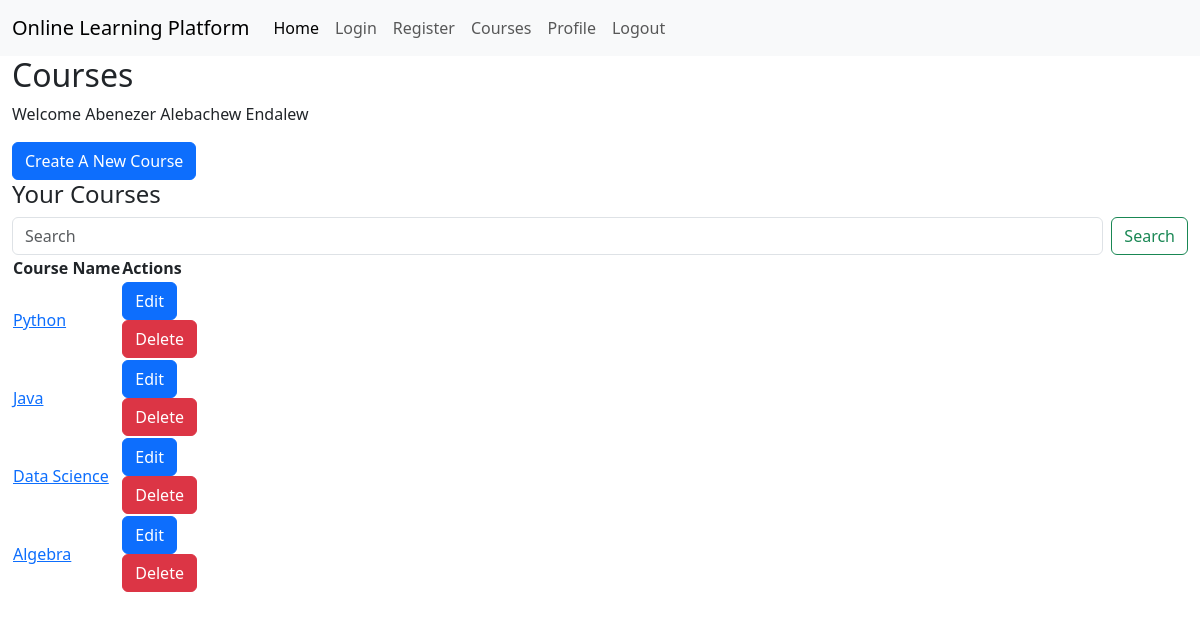
The page /courses (signed in) on the database as committed earlier.
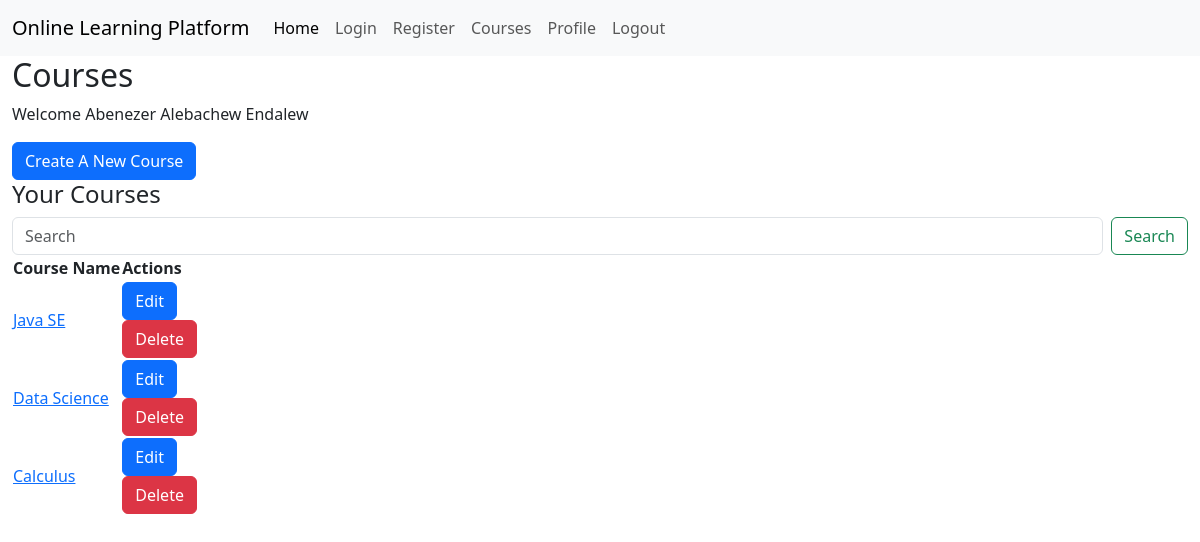
The same page on the database as committed later.
### app.py (models this page shows, shortened)
class User(db.Model, UserMixin):
    __tablename__ = 'users'
    id = db.Column(db.Integer, primary_key=True)
    email = db.Column(db.Text, unique=True, nullable=False)
    password = db.Column(db.Text, nullable=False)
    username = db.Column(db.Text, unique=True, nullable=True)
    role = db.Column(db.Text, nullable=False)
    name = db.Column(db.Text, nullable=True)

class Course(db.Model):
    __tablename__ = 'courses'
    id = db.Column(db.Integer, primary_key=True)
    name = db.Column(db.Text, nullable=False)
    code = db.Column(db.Text, nullable=False)
    description = db.Column(db.Text, nullable=False)
    teacher_id = db.Column(db.Integer, db.ForeignKey('teachers.id'), nullable=False)
    students = db.relationship('Student', secondary='enrollments', back_populates='courses')

### app.py (the view)
@app.route('/courses')
@login_required
def courses():
    if current_user.role == 'teacher':
        teacher = Teacher.query.filter_by(user_id=current_user.id).first()
        created_courses = Course.query.filter_by(teacher_id=teacher.id).all()
        return render_template('courses.html', role='teacher', courses=created_courses, user=current_user)
    elif current_user.role == 'student':
        student = Student.query.filter_by(user_id=current_user.id).first()
        enrolled_courses = db.session.query(Course).join(Enrollment).filter(Enrollment.student_id == student.id).all()
        return render_template('courses.html', role='student', courses=enrolled_courses, user=current_user)
    else:
        flash('Invalid role.', 'danger')
        return redirect(url_for('index'))

### app.py (called while the page is built)
@login_manager.user_loader
def load_user(id):
    return User.query.filter_by(id=id).first()

### templates/courses.html (shortened to what this page needs)
{% extends "base.html" %}
{% block content %}
<h2>Courses</h2>
<p>Welcome {{ user.name }}</p>
    {% if role == 'teacher' %}
    <a href="{{url_for('create_course')}}"><button type="button" class="btn btn-primary">Create A New
            Course</button></a>
    <h4>Your Courses</h4>
    <form class="d-flex" role="search">
        <input class="form-control me-2" type="search" placeholder="Search" aria-label="Search">
        <button class="btn btn-outline-success" type="submit">Search</button>
    </form>
    <table>
        <tr>
            <th>Course Name</th>
            <th>Actions</th>
        </tr>
        {% for course in courses %}
        <tr>
            <td><a href="#">{{ course.name }}</a></td>
            <td>
                <form action="/courses/edit/{{course.id}}">
                    <input class="btn btn-primary" type="submit" value="Edit">
                </form>
                <form action="/courses/delete/{{course.id}}" method="post">
                    <input class="btn btn-danger" type="submit" value="Delete">
                </form>
            </td>
        </tr>
        {% endfor %}
    </table>
    {% endif %}
    {% endblock %}

### templates/base.html (shortened to what this page needs)
<!DOCTYPE html>
<html>
<head>
    <link href="https://cdn.jsdelivr.net/npm/bootstrap@5.3.3/dist/css/bootstrap.min.css" rel="stylesheet"
>
</head>
<body>
    <nav class="navbar navbar-expand-lg bg-body-tertiary">
        <div class="container-fluid">
            <a class="navbar-brand" href="/">Online Learning Platform</a>
            <div class="collapse navbar-collapse" id="navbarSupportedContent">
                <ul class="navbar-nav me-auto mb-2 mb-lg-0">
                    <li class="nav-item">
                        <a class="nav-link active" aria-current="page" href="/">Home</a>
                    </li>
                    <li class="nav-item">
                        <a class="nav-link" href="/login">Login</a>
                    </li>
                    <li class="nav-item">
                        <a class="nav-link" href="/register">Register</a>
                    </li>
                    <li class="nav-item">
                        <a class="nav-link" href="/courses">Courses</a>
                    </li>
                    <li class="nav-item">
                        <a class="nav-link" href="/profile">Profile</a>
                    </li>
                    <a class="nav-link" href="{{ url_for('logout') }}">Logout</a>
                </ul>
            </div>
        </div>
    </nav>
    <div class="container-fluid">
        {% block content %}{% endblock %}
    </div>
</body>
</html>

Rows that differ between the two databases and show on the page:
removed Course: name "Python"
changed Course: name "Java" → "Java SE"
changed Course: name "Algebra" → "Calculus"
